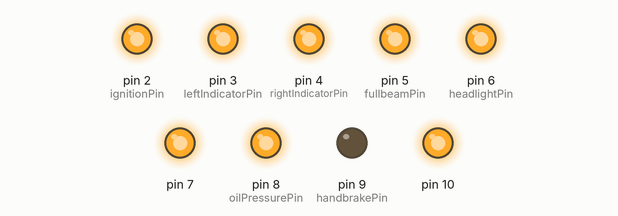
Bench run of a sketch on a simulated Arduino Uno, built with avr-gcc and run on an emulated ATmega328P. Shown: output pins drawn as LEDs (lit = HIGH).

Above: at 0.1 s.
Timing chart, 0 to 1.6 s (numbered marks = the images above):
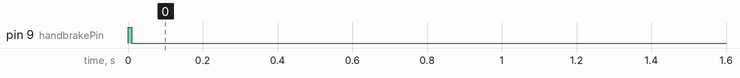

The sketch:

Dashboarduino.ino
```cpp
#include <mcp2515.h> //Library for using CAN Communication
#include "MondeoDashboard.h"
#include "Commands.h"


struct can_frame canMsg;
MCP2515 mcp2515(10);
MondeoDashboard *dashboard;


void setup()
{
  SPI.begin();
  Serial.begin(115200);
  for (int i=2; i< 10; i++)
  {
    pinMode(i, OUTPUT);
    digitalWrite(i, HIGH);
  }
  delay(10);

  MondeoPins_t pins;
  pins.ignitionPin = 2;
  pins.leftIndicatorPin = 3;
  pins.rightIndicatorPin = 4;
  pins.headlightPin = 6;
  pins.fullbeamPin = 5;
  pins.handbrakePin = 9;
  pins.oilPressurePin = 8;
  dashboard = new MondeoDashboard(pins, & mcp2515);

  dashboard->setRpm(0);
  dashboard->setSpeed(0);
  dashboard->setFuel(0);
  dashboard->setOilTemperature(0);

  dashboard->setElectrics(false);
  dashboard->setLights(false);
  dashboard->setEngine(false);
  dashboard->setHandbrake(false);
  dashboard->setFullbeam(false);
  dashboard->setOilFault(false);
  dashboard->setLeftIndicator(false);
  dashboard->setRightIndicator(false);
  dashboard->setEngineFault(false);
  dashboard->setEngineFail(false);
  dashboard->setBatteryWarning(false);
  dashboard->setOilPressureWarning(false);

  delay(5);
}

void loop()
{
  if (Serial.available() > 0)
  {
    uint8_t cmd;
    uint8_t len;
    uint8_t read;
    uint8_t buffer[255];
    RunningCommand_t runningCommand;
    FaultsCommand_t faultCommand;

    len = Serial.peek();
    if (len > 0)
    {

      read = Serial.readBytes(buffer, len);

      if (buffer[1] == 0x01)
      {
        // Running Command
        memcpy(&runningCommand, &buffer, sizeof(RunningCommand_t));
        dashboard->processRunningCommand(runningCommand);
      }
      if (buffer[1] == 0x02)
      {
        // Running Command
        memcpy(&faultCommand, &buffer, sizeof(FaultsCommand_t));
        dashboard->processFaultsCommand(faultCommand);
      }
      if (buffer[1] == 0xff)
      {
        Serial.println("Dashboardino v0.1");
      }
    }
  }
  dashboard->loop();
  delay(20);
}
```

Commands.h
```cpp
#ifndef COMMANDS_H
#define COMMANDS_H
#include <stdint.h>

struct RunningCommand_t
{
  uint8_t length = 0x0d;
  uint8_t code = 0x01;
  uint8_t rpm = 0;
  uint8_t speed = 0;
  uint8_t fuel = 0;
  uint8_t oilTemperature = 0;
  bool electrics = false;
  bool engine = false;
  bool lights = false;
  bool handbrake = false;
  bool fullbeam = false;
  bool leftIndicator = false;
  bool rightIndicator = false;
};

struct FaultsCommand_t
{
  uint8_t length = 0x07;
  uint8_t code = 0x02;
  bool engineFault = false;
  bool engineFail = false;
  bool batteryWarning = false;
  bool oilPressureWarning = false;
  bool oilFault = false;
};
#endif
```

MondeoDashboard.cpp
```cpp
#include "MondeoDashboard.h"
#include "Arduino.h"


MondeoDashboard::MondeoDashboard(MondeoPins_t pins, MCP2515 *mcp2515)
{
  mcp2515->reset();
  mcp2515->setBitrate(CAN_500KBPS, MCP_8MHZ);
  mcp2515->setNormalMode();
  _mcp2515 = mcp2515;

  _ignitionPin = pins.ignitionPin;
  _leftIndicatorPin = pins.leftIndicatorPin;
  _rightIndicatorPin = pins.rightIndicatorPin;
  _headlightPin = pins.headlightPin;
  _fullbeamPin = pins.fullbeamPin;
  _handbrakePin = pins.handbrakePin;
  _oilPressurePin = pins.oilPressurePin;
  _debug = false;
}

void MondeoDashboard::setRpm(uint8_t rpm)
{
  _rpm = 20 * rpm;
}
void MondeoDashboard::setSpeed(uint8_t speed)
{
  _speed = speed;
}
void MondeoDashboard::setFuel(uint8_t fuel)
{
  _fuel = fuel;
}
void MondeoDashboard::setOilTemperature(uint8_t temperature)
{
  _oilTemperature = temperature;
}
void MondeoDashboard::setElectrics(bool on)
{
  _electrics = on;
  digitalWrite(_ignitionPin, !on);
}
void MondeoDashboard::setLights(bool on)
{
  _lights = on;
  digitalWrite(_headlightPin, !on);
}
void MondeoDashboard::setEngine(bool on)
{
  _engine = on;
}
void MondeoDashboard::setHandbrake(bool on)
{
  _handbrake = on;
  digitalWrite(_handbrakePin, on);
}
void MondeoDashboard::setFullbeam(bool on)
{
  _fullbeam = on;
  digitalWrite(_fullbeamPin, !on);
}
void MondeoDashboard::setOilFault(bool on)
{
  _oilFault = on;
}
void MondeoDashboard::setLeftIndicator(bool on)
{
  _leftIndicator = on;
  digitalWrite(_leftIndicatorPin, !on);
}
void MondeoDashboard::setRightIndicator(bool on)
{
  _rightIndicator = on;
  digitalWrite(_rightIndicatorPin, !on);
}
void MondeoDashboard::setEngineFault(bool on)
{
  _engineFault = on;
}
void MondeoDashboard::setEngineFail(bool on)
{
  _engineFail = on;
}
void MondeoDashboard::setBatteryWarning(bool on)
{
  _batteryWarning = on;
}
void MondeoDashboard::setOilPressureWarning(bool on)
{
  _oilPressureWarning = on;
  digitalWrite(_oilPressurePin, !on);
}

void MondeoDashboard::loop()
{
  // Status lights
  uint8_t warningLights = 0x00;
  if (_batteryWarning || (_electrics && !_engine))
  {
    // Show battery light
    warningLights += 0x02;
  }
  if (_engineFault && !_engineFail)
  {
    // Flash engine light
    warningLights += 0x80;
  }
  if (_engineFail)
  {
    // Solid engine light
    warningLights += 0x40;
  }

  _canMsg.can_id = 0x201;
  _canMsg.can_dlc = 8;
  _canMsg.data[0] = floor(0.015 * _rpm) + 1; // RPM
  _canMsg.data[2] = 0x00;
  _canMsg.data[3] = 0x00;
  _canMsg.data[4] = floor(_speed * 0.79); // Speed
  _canMsg.data[6] = 0x00;
  _canMsg.data[7] = 0x00;
  _mcp2515->sendMessage(&_canMsg);

  _canMsg.can_id = 0x420;
  _canMsg.can_dlc = 8;
  _canMsg.data[0] = (_oilTemperature + 40); // oil temperature - subtracts 40 degrees (130 -> 90 deg displayed)
  _canMsg.data[1] = 0x00; // Something to do with odometer - 3x past 0xfe and it increases by 0.1
  _canMsg.data[2] = 0x00;
  _canMsg.data[3] = 0x00;
  _canMsg.data[4] = warningLights; //  D0 - Flash engine light, D1 - Solid engine light, D2 - Unknown, D3 - unknown, D4 - unknown, D5 - Unknown, D6 - Battery Light, D7 - Unknown
  _canMsg.data[5] = 0x00;
  _canMsg.data[6] = 0x00;
  _canMsg.data[7] = 0x00;
  _mcp2515->sendMessage(&_canMsg);
}

void MondeoDashboard::processFaultsCommand(FaultsCommand_t cmd)
{
  this->setBatteryWarning(cmd.batteryWarning);
  this->setEngineFail(cmd.engineFail);
  this->setEngineFault(cmd.engineFault);
  this->setOilFault(cmd.oilFault);
  this->setOilPressureWarning(cmd.oilPressureWarning);
}

void MondeoDashboard::processRunningCommand(RunningCommand_t cmd)
{
  this->setRpm(cmd.rpm);
  this->setSpeed(cmd.speed);
  this->setFuel(cmd.fuel);
  this->setOilTemperature(cmd.oilTemperature);
  this->setElectrics(cmd.electrics);
  this->setLights(cmd.lights);
  this->setEngine(cmd.engine);
  this->setHandbrake(cmd.handbrake);
  this->setFullbeam(cmd.fullbeam);
  this->setLeftIndicator(cmd.leftIndicator);
  this->setRightIndicator(cmd.rightIndicator);
}
```

MondeoDashboard.h
```cpp
#ifndef MONDEODASHBOARD_H
#define MONDEODASHBOARD_H
#include <stdint.h>
#include <mcp2515.h>
#include "Commands.h"

struct MondeoPins_t
{
  uint8_t ignitionPin;
  uint8_t leftIndicatorPin;
  uint8_t rightIndicatorPin;
  uint8_t headlightPin;
  uint8_t fullbeamPin;
  uint8_t handbrakePin;
  uint8_t oilPressurePin;
};


class MondeoDashboard
{
  public:
    MondeoDashboard(MondeoPins_t, MCP2515*);
    void setRpm(uint8_t);
    void setSpeed(uint8_t);
    void setFuel(uint8_t);
    void setOilTemperature(uint8_t);
    void setElectrics(bool);
    void setLights(bool);
    void setEngine(bool);
    void setHandbrake(bool);
    void setFullbeam(bool);
    void setOilFault(bool);
    void setLeftIndicator(bool);
    void setRightIndicator(bool);
    void setEngineFault(bool);
    void setEngineFail(bool);
    void setBatteryWarning(bool);
    void setOilPressureWarning(bool);

    void loop();
    void processRunningCommand(RunningCommand_t);
    void processFaultsCommand(FaultsCommand_t);

  private:
    MCP2515* _mcp2515;
    struct can_frame _canMsg;

    uint8_t _ignitionPin;
    uint8_t _leftIndicatorPin;
    uint8_t _rightIndicatorPin;
    uint8_t _headlightPin;
    uint8_t _fullbeamPin;
    uint8_t _handbrakePin;
    uint8_t _oilPressurePin;

    uint16_t _rpm;
    uint8_t _speed;
    uint8_t _fuel;
    uint8_t _oilTemperature;

    bool _electrics;
    bool _lights;
    bool _engine;
    bool _handbrake;
    bool _fullbeam;
    bool _oilFault;
    bool _leftIndicator;
    bool _rightIndicator;
    bool _engineFault;
    bool _engineFail;
    bool _batteryWarning;
    bool _oilPressureWarning;

    const uint8_t _batteryLight = 0x02;
    const uint8_t _engineFailLight = 0x40;
    const uint8_t _engineFaultLight = 0x80;


    bool _debug;
};

#endif
```
